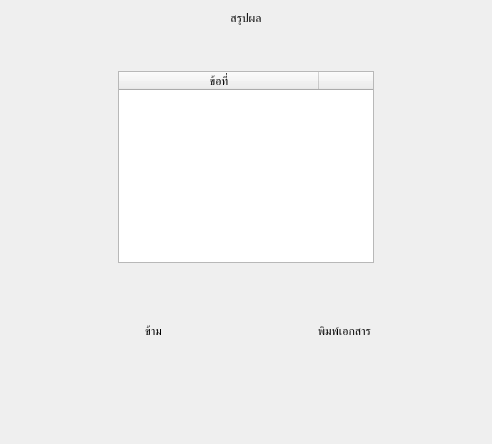
      <widget class="QWidget" name="summaryPage">
       <layout class="QVBoxLayout" name="verticalLayout_5">
        <item>
         <widget class="QLabel" name="label">
          <property name="styleSheet">
           <string notr="true">font: 400 72pt &quot;JasmineUPC&quot;;</string>
          </property>
          <property name="text">
           <string>สรุปผล</string>
          </property>
          <property name="alignment">
           <set>Qt::AlignCenter</set>
          </property>
         </widget>
        </item>
        <item>
         <spacer name="verticalSpacer_7">
          <property name="orientation">
           <enum>Qt::Vertical</enum>
          </property>
          <property name="sizeType">
           <enum>QSizePolicy::Minimum</enum>
          </property>
          <property name="sizeHint" stdset="0">
           <size>
            <width>20</width>
            <height>40</height>
           </size>
          </property>
         </spacer>
        </item>
        <item>
         <layout class="QHBoxLayout" name="horizontalLayout_9">
          <property name="spacing">
           <number>7</number>
          </property>
          <item>
           <layout class="QGridLayout" name="gridLayout_5">
            <property name="rightMargin">
             <number>0</number>
            </property>
            <item row="1" column="1">
             <widget class="QLabel" name="godImage">
              <property name="sizePolicy">
               <sizepolicy hsizetype="Preferred" vsizetype="Preferred">
                <horstretch>0</horstretch>
                <verstretch>0</verstretch>
               </sizepolicy>
              </property>
              <property name="text">
               <string/>
              </property>
              <property name="pixmap">
               <pixmap>../build-Osteoporosis-Desktop_Qt_6_3_2_MSVC2019_64bit-Release/resources/image/บุญรักษา กะทิ.png</pixmap>
              </property>
              <property name="scaledContents">
               <bool>true</bool>
              </property>
             </widget>
            </item>
            <item row="0" column="1">
             <spacer name="verticalSpacer_19">
              <property name="orientation">
               <enum>Qt::Vertical</enum>
              </property>
              <property name="sizeType">
               <enum>QSizePolicy::Minimum</enum>
              </property>
              <property name="sizeHint" stdset="0">
               <size>
                <width>20</width>
                <height>40</height>
               </size>
              </property>
             </spacer>
            </item>
            <item row="1" column="0">
             <spacer name="horizontalSpacer_41">
              <property name="orientation">
               <enum>Qt::Horizontal</enum>
              </property>
              <property name="sizeType">
               <enum>QSizePolicy::Minimum</enum>
              </property>
              <property name="sizeHint" stdset="0">
               <size>
                <width>40</width>
                <height>20</height>
               </size>
              </property>
             </spacer>
            </item>
            <item row="1" column="2">
             <spacer name="horizontalSpacer_40">
              <property name="orientation">
               <enum>Qt::Horizontal</enum>
              </property>
              <property name="sizeType">
               <enum>QSizePolicy::Minimum</enum>
              </property>
              <property name="sizeHint" stdset="0">
               <size>
                <width>40</width>
                <height>20</height>
               </size>
              </property>
             </spacer>
            </item>
            <item row="2" column="1">
             <spacer name="verticalSpacer_20">
              <property name="orientation">
               <enum>Qt::Vertical</enum>
              </property>
              <property name="sizeType">
               <enum>QSizePolicy::Minimum</enum>
              </property>
              <property name="sizeHint" stdset="0">
               <size>
                <width>20</width>
                <height>40</height>
               </size>
              </property>
             </spacer>
            </item>
           </layout>
          </item>
          <item>
           <widget class="QTableWidget" name="summaryTable">
            <property name="enabled">
             <bool>true</bool>
            </property>
            <property name="sizePolicy">
             <sizepolicy hsizetype="MinimumExpanding" vsizetype="MinimumExpanding">
              <horstretch>0</horstretch>
              <verstretch>0</verstretch>
             </sizepolicy>
            </property>
            <property name="maximumSize">
             <size>
              <width>800</width>
              <height>16777215</height>
             </size>
            </property>
            <property name="contextMenuPolicy">
             <enum>Qt::DefaultContextMenu</enum>
            </property>
            <property name="layoutDirection">
             <enum>Qt::LeftToRight</enum>
            </property>
            <property name="styleSheet">
             <string notr="true">font: 400 36pt &quot;JasmineUPC&quot;;
text-align: center;</string>
            </property>
            <property name="verticalScrollBarPolicy">
             <enum>Qt::ScrollBarAlwaysOff</enum>
            </property>
            <property name="horizontalScrollBarPolicy">
             <enum>Qt::ScrollBarAlwaysOff</enum>
            </property>
            <property name="sizeAdjustPolicy">
             <enum>QAbstractScrollArea::AdjustIgnored</enum>
            </property>
            <property name="autoScroll">
             <bool>true</bool>
            </property>
            <property name="editTriggers">
             <set>QAbstractItemView::NoEditTriggers</set>
            </property>
            <property name="tabKeyNavigation">
             <bool>false</bool>
            </property>
            <property name="dragDropOverwriteMode">
             <bool>false</bool>
            </property>
            <property name="selectionMode">
             <enum>QAbstractItemView::NoSelection</enum>
            </property>
            <property name="textElideMode">
             <enum>Qt::ElideMiddle</enum>
            </property>
            <property name="verticalScrollMode">
             <enum>QAbstractItemView::ScrollPerItem</enum>
            </property>
            <property name="horizontalScrollMode">
             <enum>QAbstractItemView::ScrollPerItem</enum>
            </property>
            <property name="showGrid">
             <bool>true</bool>
            </property>
            <property name="wordWrap">
             <bool>true</bool>
            </property>
            <property name="cornerButtonEnabled">
             <bool>true</bool>
            </property>
            <attribute name="horizontalHeaderVisible">
             <bool>true</bool>
            </attribute>
            <attribute name="horizontalHeaderDefaultSectionSize">
             <number>200</number>
            </attribute>
            <attribute name="horizontalHeaderHighlightSections">
             <bool>true</bool>
            </attribute>
            <attribute name="horizontalHeaderShowSortIndicator" stdset="0">
             <bool>false</bool>
            </attribute>
            <attribute name="verticalHeaderVisible">
             <bool>false</bool>
            </attribute>
            <attribute name="verticalHeaderHighlightSections">
             <bool>true</bool>
            </attribute>
            <column>
             <property name="text">
              <string>ข้อที่</string>
             </property>
            </column>
            <column>
             <property name="text">
              <string>คำตอบ</string>
             </property>
            </column>
            <column>
             <property name="text">
              <string>ข้อที่</string>
             </property>
            </column>
            <column>
             <property name="text">
              <string>คำตอบ</string>
             </property>
            </column>
           </widget>
          </item>
          <item>
           <layout class="QGridLayout" name="gridLayout_3">
            <property name="rightMargin">
             <number>0</number>
            </property>
            <item row="1" column="0">
             <spacer name="horizontalSpacer_42">
              <property name="orientation">
               <enum>Qt::Horizontal</enum>
              </property>
              <property name="sizeType">
               <enum>QSizePolicy::Minimum</enum>
              </property>
              <property name="sizeHint" stdset="0">
               <size>
                <width>40</width>
                <height>20</height>
               </size>
              </property>
             </spacer>
            </item>
            <item row="1" column="2">
             <spacer name="horizontalSpacer_43">
              <property name="orientation">
               <enum>Qt::Horizontal</enum>
              </property>
              <property name="sizeType">
               <enum>QSizePolicy::Minimum</enum>
              </property>
              <property name="sizeHint" stdset="0">
               <size>
                <width>40</width>
                <height>20</height>
               </size>
              </property>
             </spacer>
            </item>
            <item row="1" column="1">
             <widget class="QLabel" name="goodLuckImage">
              <property name="sizePolicy">
               <sizepolicy hsizetype="Preferred" vsizetype="Preferred">
                <horstretch>0</horstretch>
                <verstretch>0</verstretch>
               </sizepolicy>
              </property>
              <property name="text">
               <string/>
              </property>
              <property name="pixmap">
               <pixmap>../build-Osteoporosis-Desktop_Qt_6_3_2_MSVC2019_64bit-Release/resources/image/เฮง เฮง.png</pixmap>
              </property>
              <property name="scaledContents">
               <bool>true</bool>
              </property>
             </widget>
            </item>
            <item row="2" column="1">
             <spacer name="verticalSpacer_17">
              <property name="orientation">
               <enum>Qt::Vertical</enum>
              </property>
              <property name="sizeType">
               <enum>QSizePolicy::MinimumExpanding</enum>
              </property>
              <property name="sizeHint" stdset="0">
               <size>
                <width>20</width>
                <height>40</height>
               </size>
              </property>
             </spacer>
            </item>
            <item row="0" column="1">
             <spacer name="verticalSpacer_18">
              <property name="orientation">
               <enum>Qt::Vertical</enum>
              </property>
              <property name="sizeType">
               <enum>QSizePolicy::MinimumExpanding</enum>
              </property>
              <property name="sizeHint" stdset="0">
               <size>
                <width>20</width>
                <height>40</height>
               </size>
              </property>
             </spacer>
            </item>
           </layout>
          </item>
         </layout>
        </item>
        <item>
         <spacer name="verticalSpacer_9">
          <property name="orientation">
           <enum>Qt::Vertical</enum>
          </property>
          <property name="sizeType">
           <enum>QSizePolicy::Minimum</enum>
          </property>
          <property name="sizeHint" stdset="0">
           <size>
            <width>20</width>
            <height>40</height>
           </size>
          </property>
         </spacer>
        </item>
        <item>
         <layout class="QHBoxLayout" name="horizontalLayout_6">
          <item>
           <spacer name="horizontalSpacer_9">
            <property name="orientation">
             <enum>Qt::Horizontal</enum>
            </property>
            <property name="sizeHint" stdset="0">
             <size>
              <width>40</width>
              <height>20</height>
             </size>
            </property>
           </spacer>
          </item>
          <item>
           <widget class="QPushButton" name="passPage">
            <property name="styleSheet">
             <string notr="true">QPushButton{
	font: 400 60pt &quot;JasmineUPC&quot;;

   border-radius:20px;


  padding: 15px;
 padding-left: 40px; 
padding-right: 40px;


}
</string>
            </property>
            <property name="text">
             <string>ข้าม</string>
            </property>
           </widget>
          </item>
          <item>
           <spacer name="horizontalSpacer_10">
            <property name="orientation">
             <enum>Qt::Horizontal</enum>
            </property>
            <property name="sizeHint" stdset="0">
             <size>
              <width>40</width>
              <height>20</height>
             </size>
            </property>
           </spacer>
          </item>
          <item>
           <widget class="QPushButton" name="exportFile">
            <property name="styleSheet">
             <string notr="true">QPushButton{
	font: 400 60pt &quot;JasmineUPC&quot;;

   border-radius:20px;


  padding: 15px;



}
</string>
            </property>
            <property name="text">
             <string>พิมพ์เอกสาร</string>
            </property>
           </widget>
          </item>
          <item>
           <spacer name="horizontalSpacer_8">
            <property name="orientation">
             <enum>Qt::Horizontal</enum>
            </property>
            <property name="sizeHint" stdset="0">
             <size>
              <width>40</width>
              <height>20</height>
             </size>
            </property>
           </spacer>
          </item>
         </layout>
        </item>
        <item>
         <spacer name="verticalSpacer_8">
          <property name="orientation">
           <enum>Qt::Vertical</enum>
          </property>
          <property name="sizeType">
           <enum>QSizePolicy::Minimum</enum>
          </property>
          <property name="sizeHint" stdset="0">
           <size>
            <width>20</width>
            <height>80</height>
           </size>
          </property>
         </spacer>
        </item>
       </layout>
      </widget>
